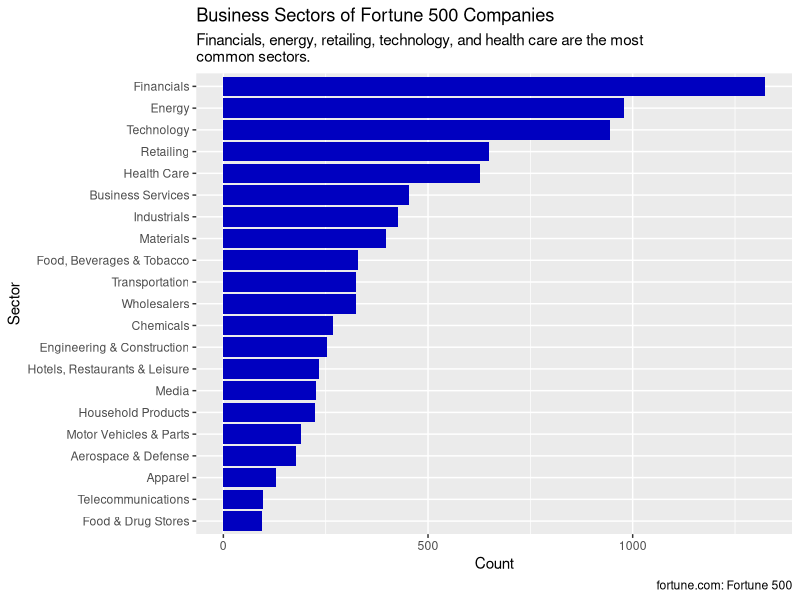
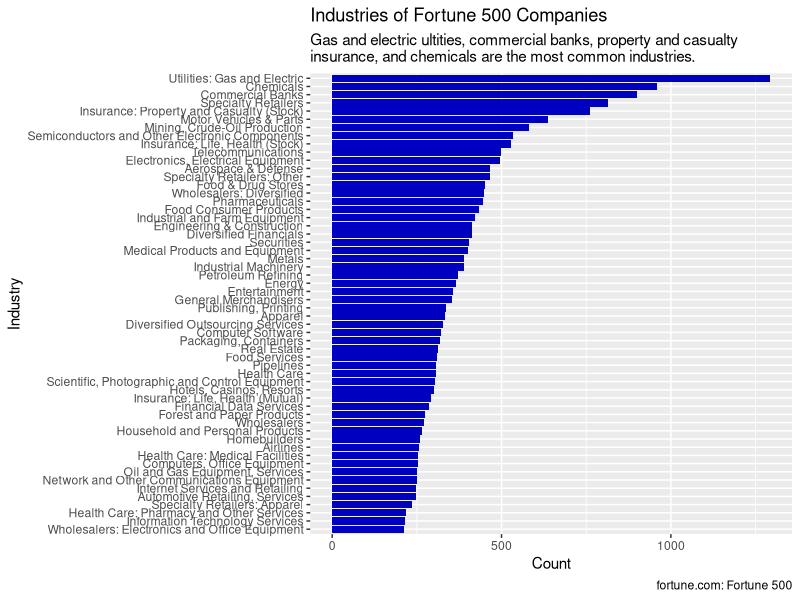

Reproduce these figures in R, in order.
## ---- chunk 1
#| message: false
#| warning: false
library(tidyverse)
library(readr)
library(forcats)
## ---- chunk 2
fortune <- read_csv('data/Cleaned Data.csv', show_col_types = FALSE) |>
  select(rank, name, sector, industry)
## ---- chunk 3
business_sect <- unique(fortune) |>
  select(sector) |>
  drop_na() |>
  count(sector) |>
  mutate(sector = fct_reorder(sector, n, .desc = FALSE))
## ---- chunk 4
business_ind <- unique(fortune) |>
  select(industry) |>
  drop_na() |>
  count(industry) |>
  filter(n > 210) |>
  mutate(industry = fct_reorder(industry, n, .desc = FALSE))
## ---- chunk 5
business_sect |>
  ggplot(aes(x = sector, y = n)) +
  geom_bar(stat = 'identity', fill = '#0000c0') +
  theme(axis.text.y = element_text(angle = 0)) +
  labs(title = "Business Sectors of Fortune 500 Companies",
       subtitle = "Financials, energy, retailing, technology, and health care are the most\ncommon sectors.",
       x = 'Sector',
       y = 'Count',
       caption = 'fortune.com: Fortune 500') +
  coord_flip()
## ---- chunk 6
business_ind |>
  ggplot(aes(x = industry, y = n)) +
  geom_bar(stat = 'identity', fill = '#0000c0') +
  theme(axis.text.y = element_text(angle = 0)) +
  labs(title = "Industries of Fortune 500 Companies",
       subtitle = "Gas and electric ultities, commercial banks, property and casualty\ninsurance, and chemicals are the most common industries.",
       x = 'Industry',
       y = 'Count',
       caption = 'fortune.com: Fortune 500') +
  coord_flip()
